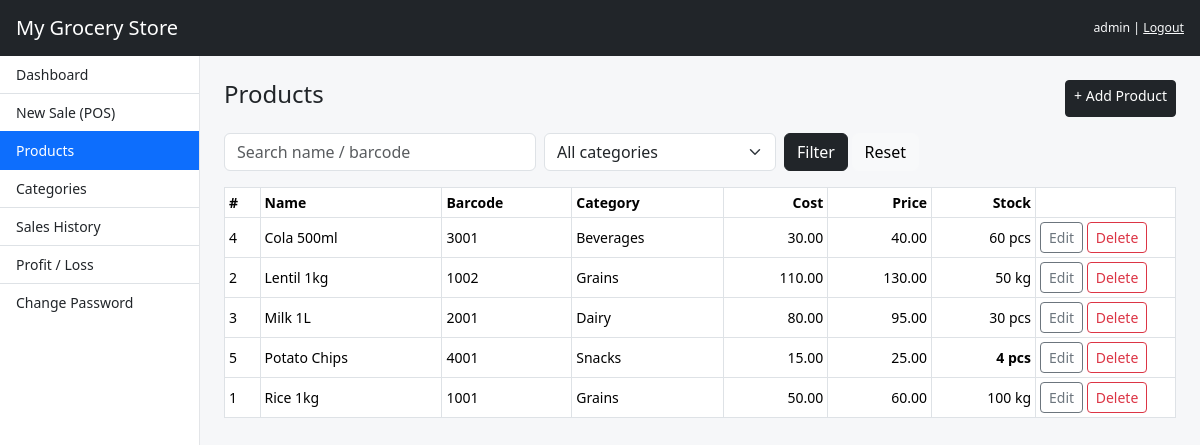
Screenshot of /products/index.php (signed in) with the database file from the repository.
### tables this page shows
CREATE TABLE products (
  id INT AUTO_INCREMENT PRIMARY KEY,
  category_id INT NULL,
  name VARCHAR(150) NOT NULL,
  barcode VARCHAR(60) NULL,
  unit VARCHAR(20) NOT NULL DEFAULT 'pcs',
  cost_price DECIMAL(10,2) NOT NULL DEFAULT 0,
  sell_price DECIMAL(10,2) NOT NULL DEFAULT 0,
  stock DECIMAL(10,2) NOT NULL DEFAULT 0,
  created_at TIMESTAMP DEFAULT CURRENT_TIMESTAMP,
  INDEX (barcode), INDEX (name),
  FOREIGN KEY (category_id) REFERENCES categories(id) ON DELETE SET NULL
);

CREATE TABLE categories (
  id INT AUTO_INCREMENT PRIMARY KEY,
  name VARCHAR(100) NOT NULL UNIQUE
);

### includes/functions.php (called while the page is built, shortened)
<?php
function e($s) { return htmlspecialchars((string)$s, ENT_QUOTES, 'UTF-8'); }
function money($n) { return number_format((float)$n, 2); }
function qty($n) { return rtrim(rtrim(number_format((float)$n, 2, '.', ''), '0'), '.'); }
function db($conn, $sql, $params = []) {
    $st = mysqli_prepare($conn, $sql);
    mysqli_stmt_execute($st);
    $res = mysqli_stmt_get_result($st);
    return $res ?: null;
}
function rows($conn, $sql, $params = []) {
    $r = db($conn, $sql, $params);
    return $r ? mysqli_fetch_all($r, MYSQLI_ASSOC) : [];
}

### products/index.php (the view, shortened to what this page needs)
<?php
require_once __DIR__ . '/../includes/auth.php';
$q = trim($_GET['q'] ?? '');
$sql = "SELECT p.*, c.name cat FROM products p LEFT JOIN categories c ON c.id=p.category_id WHERE 1=1";
$params = [];
$products = rows($conn, $sql . " ORDER BY p.name", $params);
include __DIR__ . '/../includes/header.php';
?>
<div class="d-flex justify-content-between mb-3">
  <h4>Products</h4><a href="add.php" class="btn btn-dark btn-sm">+ Add Product</a>
</div>
<form class="row g-2 mb-3">
  <div class="col-md-4"><input class="form-control" name="q" placeholder="Search name / barcode" value="<?= e($q) ?>"></div>
  <div class="col-md-3"><select class="form-select" name="cat"><option value="0">All categories</option>
  </select></div>
  <div class="col-auto"><button class="btn btn-dark">Filter</button> <a href="index.php" class="btn btn-light">Reset</a></div>
</form>
<div class="table-responsive">
<table class="table table-sm table-bordered bg-white align-middle">
  <thead><tr><th>#</th><th>Name</th><th>Barcode</th><th>Category</th><th class="text-end">Cost</th><th class="text-end">Price</th><th class="text-end">Stock</th><th width="140"></th></tr></thead>
  <?php foreach ($products as $p): ?>
  <tr><td><?= $p['id'] ?></td><td><?= e($p['name']) ?></td><td><?= e($p['barcode']) ?></td><td><?= e($p['cat'] ?? '-') ?></td>
    <td class="text-end"><?= money($p['cost_price']) ?></td><td class="text-end"><?= money($p['sell_price']) ?></td>
    <td class="text-end <?= $p['stock'] <= LOW_STOCK ? 'low' : '' ?>"><?= qty($p['stock']) . ' ' . e($p['unit']) ?></td>
    <td><a class="btn btn-sm btn-outline-secondary" href="edit.php?id=<?= $p['id'] ?>">Edit</a>
    <form method="post" action="delete.php" class="d-inline" onsubmit="return confirm('Delete this product?')">
      <input type="hidden" name="id" value="<?= $p['id'] ?>"><button class="btn btn-sm btn-outline-danger">Delete</button></form></td></tr>
  <?php endforeach; if (!$products) echo '<tr><td colspan="8" class="text-center text-muted">No products found</td></tr>'; ?>
</table></div>
<?php include __DIR__ . '/../includes/footer.php'; ?>

### includes/header.php (shortened to what this page needs)
<!DOCTYPE html>
<html lang="en">
<head>
<link href="https://cdn.jsdelivr.net/npm/bootstrap@5.3.3/dist/css/bootstrap.min.css" rel="stylesheet">
<link href="<?= BASE_URL ?>/assets/css/style.css" rel="stylesheet">
</head>
<body>
<nav class="navbar navbar-dark bg-dark px-3 no-print">
  <a class="navbar-brand" href="<?= BASE_URL ?>/dashboard.php"><?= e(SHOP_NAME) ?></a>
  <span class="text-light small"><?= e($_SESSION['admin_name'] ?? '') ?> |
    <a class="text-light" href="<?= BASE_URL ?>/auth/logout.php">Logout</a></span>
</nav>
<div class="container-fluid">
<div class="row">
<?php include __DIR__ . '/sidebar.php'; ?>
<main class="col-md-10 p-4">

### includes/sidebar.php
<?php
$links = [
  'dashboard.php'              => 'Dashboard',
  'billing/pos.php'            => 'New Sale (POS)',
  'products/index.php'         => 'Products',
  'categories/index.php'       => 'Categories',
  'sales/index.php'            => 'Sales History',
  'reports/profit_loss.php'    => 'Profit / Loss',
  'auth/change_password.php'   => 'Change Password',
];
$here = $_SERVER['SCRIPT_NAME'];
?>
<nav class="col-md-2 sidebar no-print p-0">
  <div class="list-group list-group-flush">
    <?php foreach ($links as $path => $label): ?>
      <a class="list-group-item list-group-item-action <?= substr($here, -strlen($path)) === $path ? 'active' : '' ?>"
         href="<?= BASE_URL . '/' . $path ?>"><?= $label ?></a>
    <?php endforeach; ?>
  </div>
</nav>

### includes/footer.php (shortened to what this page needs)
</main>
</div>
</div>
</body>
</html>

### assets/css/style.css (style rules this page uses)
body { background: #f6f7f9; font-size: 14px; }
.sidebar { background: #fff; min-height: calc(100vh - 56px); border-right: 1px solid #e3e5e8; }
.table th { white-space: nowrap; }
.low { color: #dc3545; font-weight: 600; }

### rows the page displays
products: id "4", name "Cola 500ml", barcode "3001", category.name "Beverages", cost_price "30.00", sell_price "40.00", stock "60", unit "pcs"
products: id "2", name "Lentil 1kg", barcode "1002", category.name "Grains", cost_price "110.00", sell_price "130.00", stock "50", unit "kg"
products: id "3", name "Milk 1L", barcode "2001", category.name "Dairy", cost_price "80.00", sell_price "95.00", stock "30", unit "pcs"
products: id "5", name "Potato Chips", barcode "4001", category.name "Snacks", cost_price "15.00", sell_price "25.00", stock "4", unit "pcs"
products: id "1", name "Rice 1kg", barcode "1001", category.name "Grains", cost_price "50.00", sell_price "60.00", stock "100", unit "kg"

### other values shown
SHOP_NAME "My Grocery Store"
$_SESSION['admin_name'] "admin"
$label "Dashboard"
$label "New Sale (POS)"
$label "Products"
$label "Categories"
$label "Sales History"
$label "Profit / Loss"
$label "Change Password"
